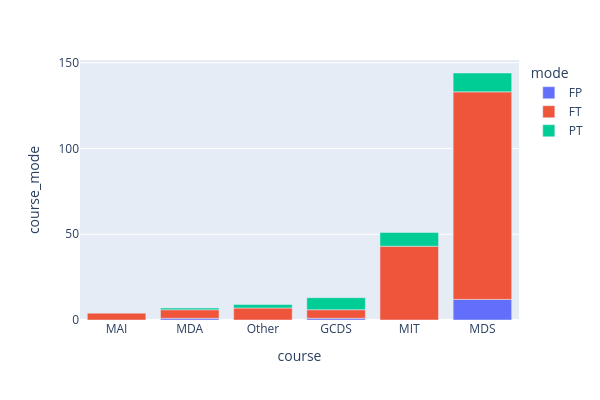

Notebook cell for this chart:
### Code cell
fig2 = px.bar(course_mode_df, x="course", y="course_mode", color="mode", width=600, height=400)
fig2.update_xaxes(categoryorder="total ascending")
fig2.show()

### Figure 1 — Plotly figure (JSON) as saved in the notebook; plotly's stock layout.template omitted (floating-point values rounded to 4 significant figures)
{"data": [{"alignmentgroup": "True", "hovertemplate": "mode=FP<br>course=%{x}<br>course_mode=%{y}<extra></extra>", "legendgroup": "FP", "marker": {"color": "#636efa", "pattern": {"shape": ""}}, "name": "FP", "offsetgroup": "FP", "orientation": "v", "showlegend": true, "textposition": "auto", "type": "bar", "x": ["GCDS", "MDA", "MDS"], "xaxis": "x", "y": [1, 1, 12], "yaxis": "y"}, {"alignmentgroup": "True", "hovertemplate": "mode=FT<br>course=%{x}<br>course_mode=%{y}<extra></extra>", "legendgroup": "FT", "marker": {"color": "#EF553B", "pattern": {"shape": ""}}, "name": "FT", "offsetgroup": "FT", "orientation": "v", "showlegend": true, "textposition": "auto", "type": "bar", "x": ["GCDS", "MAI", "MDA", "MDS", "MIT", "Other"], "xaxis": "x", "y": [5, 4, 5, 121, 43, 7], "yaxis": "y"}, {"alignmentgroup": "True", "hovertemplate": "mode=PT<br>course=%{x}<br>course_mode=%{y}<extra></extra>", "legendgroup": "PT", "marker": {"color": "#00cc96", "pattern": {"shape": ""}}, "name": "PT", "offsetgroup": "PT", "orientation": "v", "showlegend": true, "textposition": "auto", "type": "bar", "x": ["GCDS", "MDA", "MDS", "MIT", "Other"], "xaxis": "x", "y": [7, 1, 11, 8, 2], "yaxis": "y"}], "layout": {"barmode": "relative", "height": 400, "legend": {"title": {"text": "mode"}, "tracegroupgap": 0}, "margin": {"t": 60}, "width": 600, "xaxis": {"anchor": "y", "categoryorder": "total ascending", "domain": [0, 1], "title": {"text": "course"}}, "yaxis": {"anchor": "x", "domain": [0, 1], "title": {"text": "course_mode"}}}}
